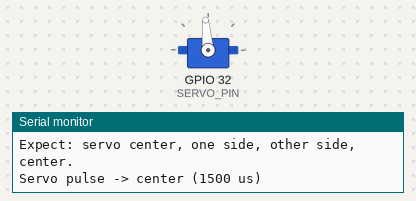
Recording of a sketch running on a simulated ESP32. Shown: servo, the last lines printed to the serial monitor.

Above: at 1.55 s.
At 4.5 s:
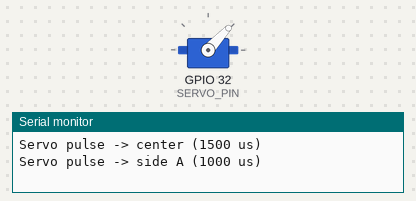
At 7.5 s:
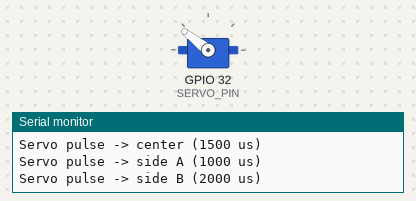
Timing chart, 0 to 11.9 s (numbered marks = the images above):
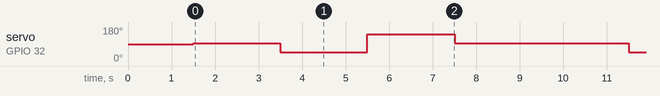

Measured:
- by itself, servo on GPIO 32 (SERVO_PIN): repeats every 8.0 s: 47° 2.0 s, 142° 2.0 s, 95° 4.0 s

The sketch:

Servo_Only_Test.ino
```cpp
#include <Arduino.h>
#include <ESP32Servo.h>

constexpr int SERVO_PIN = 32;
constexpr int SERVO_PULSE_MIN_US = 500;
constexpr int SERVO_PULSE_MAX_US = 2400;

Servo testServo;

void moveToPulse(int pulseUs, const char* label) {
  Serial.print("Servo pulse -> ");
  Serial.print(label);
  Serial.print(" (");
  Serial.print(pulseUs);
  Serial.println(" us)");
  testServo.writeMicroseconds(pulseUs);
  delay(2000);
}

void setup() {
  Serial.begin(115200);
  delay(500);
  Serial.println();
  Serial.println("Servo-only test booting...");

  testServo.setPeriodHertz(50);
  testServo.attach(SERVO_PIN, SERVO_PULSE_MIN_US, SERVO_PULSE_MAX_US);
  delay(1000);

  Serial.println("Expect: servo center, one side, other side, center.");
}

void loop() {
  moveToPulse(1500, "center");
  moveToPulse(1000, "side A");
  moveToPulse(2000, "side B");
  moveToPulse(1500, "center");
}
```
